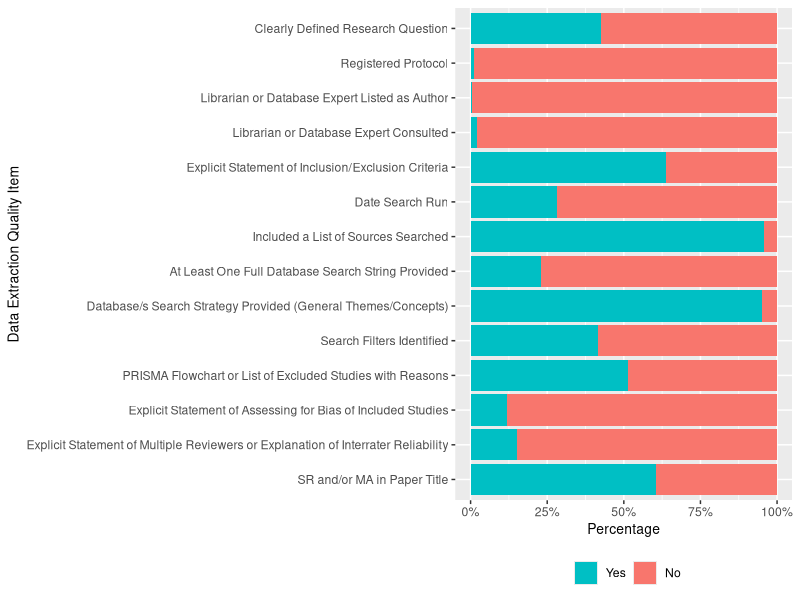
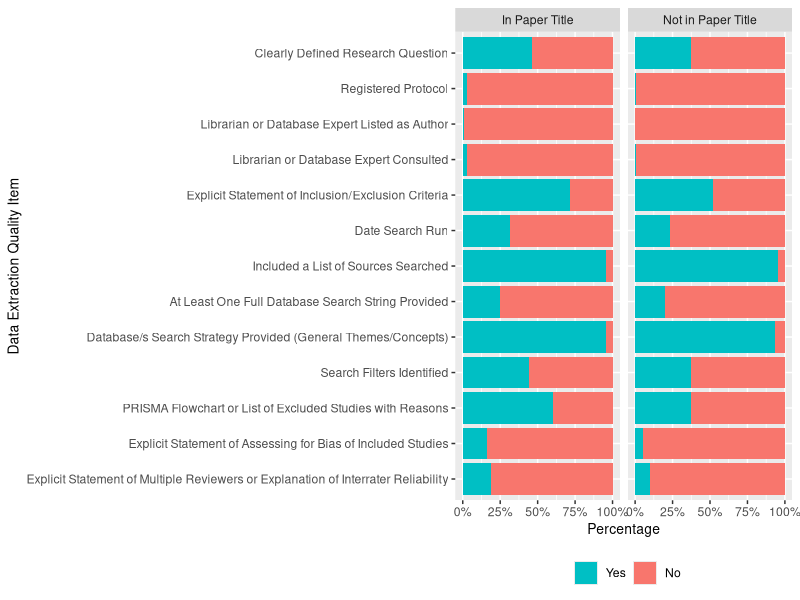

Generate these figures, in order, with R:
## ---- chunk 1
rm(list=ls())
library(tidyverse)
library(ggplot2)
## ---- chunk 2
dat <- read.csv("DataCleaningFinalNew.csv", encoding="UTF-8")
## ---- chunk 3
temp <- data.frame((table(dat$Question)))

colnames(temp)[2] <- "Question"

temp <- cbind(temp, table(dat$Protocol))

colnames(temp)[4] <- "Protocol"

temp <- cbind(temp, table(dat$LibrarianAuthor))

colnames(temp)[6] <- "LibrarianAuthor"

temp <- cbind(temp, table(dat$LibrarianConsulted))

colnames(temp)[8] <- "LibrarianConsulted"

temp <- cbind(temp, table(dat$Criteria))

colnames(temp)[10] <- "Criteria"

temp <- cbind(temp, table(dat$DateSearch))

colnames(temp)[12] <- "DateSearch"

temp <- cbind(temp, table(dat$ListSource))

colnames(temp)[14] <- "ListSource"

temp <- cbind(temp, table(dat$SearchStrategy))

colnames(temp)[16] <- "SearchStrategy"

temp <- cbind(temp, table(dat$SearchString))

colnames(temp)[18] <- "SearchString"

temp <- cbind(temp, table(dat$SearchFilter))

colnames(temp)[20] <- "SearchFilter"

temp <- cbind(temp, table(dat$Flowchart))

colnames(temp)[22] <- "Flowchart"

temp <- cbind(temp, table(dat$Assessment))

colnames(temp)[24] <- "Assessment"

temp <- cbind(temp, table(dat$Reliability))

colnames(temp)[26] <- "Reliability"

temp <- cbind(temp, table(dat$InTitle))

colnames(temp)[28] <- "InTitle"

temp2 <- temp[,c("Question","Protocol","LibrarianAuthor",
               "LibrarianConsulted", "Criteria", "DateSearch",
              "ListSource", "SearchStrategy", "SearchString","SearchFilter",
             "Flowchart", "Assessment", "Reliability",  "InTitle")] 

temp3 <- t(temp2)
temp3 <- as.data.frame(temp3)

colnames(temp3)[1] <- "No"

colnames(temp3)[2] <- "Yes"

write.csv(temp3, file = "QualityItemRawData.csv")
## ---- chunk 4
metric <- read.csv("metric.csv", encoding="UTF-8")

ggplot(metric, aes(fill = metric$Logic, y = metric$Count, x = metric$Metric)) +
  geom_bar(position = "fill", stat = "identity")+
  #ggtitle("Data Extraction Quality Item") +
  scale_fill_discrete(name="", breaks=c("Yes", "No"))+
  theme(plot.title = element_text(hjust=0.5, size =11),
        axis.title.x = element_text(size=10),
        axis.title.y = element_text(size=10),
        legend.position = "bottom") +
  xlab("Data Extraction Quality Item") +
  scale_x_discrete(limits=c("InTitle" , "Reliability", "Assessment","Flowchart", 
                            "SearchFilter", "SearchStrategy", "SearchString", "ListSource", 
                            "DateSearch","Criteria", "LibrarianConsulted", "LibrarianAuthor",
                            "Protocol","Question"),
                    labels=c("Question" = "Clearly Defined Research Question",
                            "Protocol" = "Registered Protocol",
                            "LibrarianAuthor" = "Librarian or Database Expert Listed as Author",
                            "LibrarianConsulted" = "Librarian or Database Expert Consulted",
                            "Criteria" = "Explicit Statement of Inclusion/Exclusion Criteria",
                            "DateSearch" = "Date Search Run",
                            "ListSource" = "Included a List of Sources Searched",
                            "SearchString" = "At Least One Full Database Search String Provided",
                            "SearchStrategy" = "Database/s Search Strategy Provided (General Themes/Concepts)",
                            "SearchFilter" = "Search Filters Identified",
                            "Flowchart"= "PRISMA Flowchart or List of Excluded Studies with Reasons",
                            "Assessment" = "Explicit Statement of Assessing for Bias of Included Studies",
                            "Reliability"= "Explicit Statement of Multiple Reviewers or Explanation of Interrater Reliability",
                            "InTitle" = "SR and/or MA in Paper Title")) +
  ylab("Percentage") +
  scale_y_continuous(labels = scales::percent)+
  coord_flip() 
## ---- chunk 5
table(dat$InTitle, dat$SearchQuality)
table(dat$InTitle, dat$Question)
## ---- chunk 6
metric <- read.csv("metric_InTitle.csv", encoding="UTF-8")

metric$InTitle <- factor(
  metric$InTitle,
  levels = c("In Paper Title", "Not in Paper Title"),
  labels = c(
    "In Paper Title",
    "Not in Paper Title"
  )
)

ggplot(metric, aes(fill = metric$Logic, y = metric$Count, x = metric$Metric)) +
  geom_bar(position = "fill", stat = "identity")+
  facet_wrap("InTitle") +
  #ggtitle("Data Extraction Quality Item") +
  scale_fill_discrete(name="", breaks=c("Yes", "No"))+
  theme(plot.title = element_text(hjust=0.5, size =11),
        axis.title.x = element_text(size=10),
        axis.title.y = element_text(size=10),
        legend.position = "bottom") +
  xlab("Data Extraction Quality Item") +
  scale_x_discrete(limits=c("Reliability", "Assessment","Flowchart", 
                            "SearchFilter", "SearchStrategy", "SearchString", "ListSource", 
                            "DateSearch","Criteria", "LibrarianConsulted", "LibrarianAuthor",
                            "Protocol","Question"),
                    labels=c("Question" = "Clearly Defined Research Question",
                            "Protocol" = "Registered Protocol",
                            "LibrarianAuthor" = "Librarian or Database Expert Listed as Author",
                            "LibrarianConsulted" = "Librarian or Database Expert Consulted",
                            "Criteria" = "Explicit Statement of Inclusion/Exclusion Criteria",
                            "DateSearch" = "Date Search Run",
                            "ListSource" = "Included a List of Sources Searched",
                            "SearchString" = "At Least One Full Database Search String Provided",
                            "SearchStrategy" = "Database/s Search Strategy Provided (General Themes/Concepts)",
                            "SearchFilter" = "Search Filters Identified",
                            "Flowchart"= "PRISMA Flowchart or List of Excluded Studies with Reasons",
                            "Assessment" = "Explicit Statement of Assessing for Bias of Included Studies",
                            "Reliability"= "Explicit Statement of Multiple Reviewers or Explanation of Interrater Reliability")) +
  ylab("Percentage") +
  scale_y_continuous(labels = scales::percent)+
  coord_flip() 
## ---- chunk 7
ggsave(
  "filename.tiff",
  width = 8.5,
  height = 4,
  units = "in",
  dpi = 800
)
